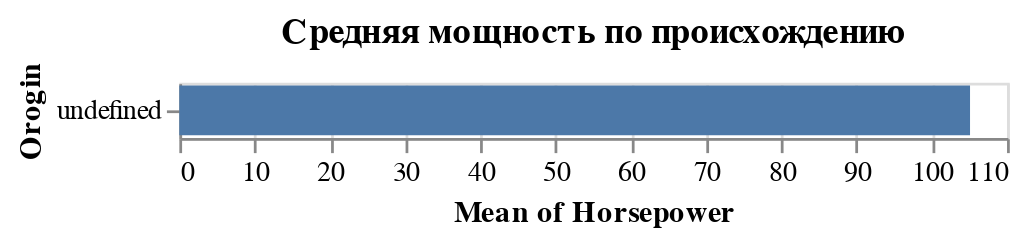

The notebook cell saved with this chart:
### Markdown cell above
### Упражнение: Добавление явных типов

Следующие графики получены с использованием набора данных cars. Для каждого попробуйте задать типы данных так, чтобы графики не изменились.

Если среди этих графиков есть те, которые будут выглядеть лучше с другими типами данных, нарисуйте их отдельно.

### Code cell
alt.Chart(cars).mark_bar().encode(
    y='Orogin:N',
    x='mean(Horsepower):Q',
).properties(
    title='Средняя мощность по происхождению'
)

### Figure 1 — Vega-Lite specification as saved in the notebook (floating-point values rounded to 4 significant figures; data arrays with more than 128 entries replaced by an {"elided": "..."} marker saying what was removed)
{"config": {"view": {"continuousWidth": 300, "continuousHeight": 300}}, "data": {"name": "data-583e73726c1545c56c203344161a975c"}, "mark": {"type": "bar"}, "encoding": {"x": {"aggregate": "mean", "field": "Horsepower", "type": "quantitative"}, "y": {"field": "Orogin", "type": "nominal"}}, "title": "Средняя мощность по происхождению", "$schema": "https://vega.github.io/schema/vega-lite/v5.20.1.json", "datasets": {"data-583e73726c1545c56c203344161a975c": {"elided": "406 records"}}}
